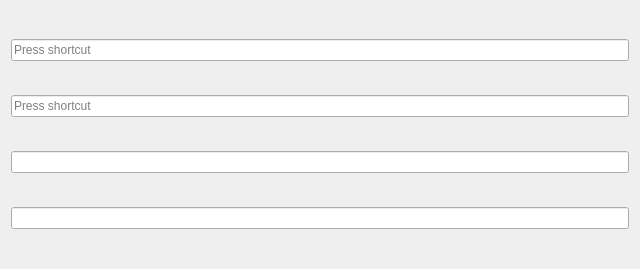
<?xml version="1.0" encoding="UTF-8"?>
<ui version="4.0">
 <class>Widget</class>
 <widget class="QWidget" name="Widget">
  <property name="geometry">
   <rect>
    <x>0</x>
    <y>0</y>
    <width>640</width>
    <height>269</height>
   </rect>
  </property>
  <property name="windowTitle">
   <string>Widget</string>
  </property>
  <layout class="QVBoxLayout" name="verticalLayout">
   <item>
    <widget class="XKeySequenceEdit" name="keySequenceEdit"/>
   </item>
   <item>
    <widget class="QKeySequenceEdit" name="keySequenceEdit_2"/>
   </item>
   <item>
    <widget class="ShortcutLineEdit" name="lineEdit_2"/>
   </item>
   <item>
    <widget class="QLineEdit" name="lineEdit"/>
   </item>
  </layout>
 </widget>
 <customwidgets>
  <customwidget>
   <class>XKeySequenceEdit</class>
   <extends>QKeySequenceEdit</extends>
   <header>xkeysequenceedit.h</header>
  </customwidget>
  <customwidget>
   <class>ShortcutLineEdit</class>
   <extends>QLineEdit</extends>
   <header>shortcutlineedit.h</header>
  </customwidget>
 </customwidgets>
 <resources/>
 <connections/>
</ui>
